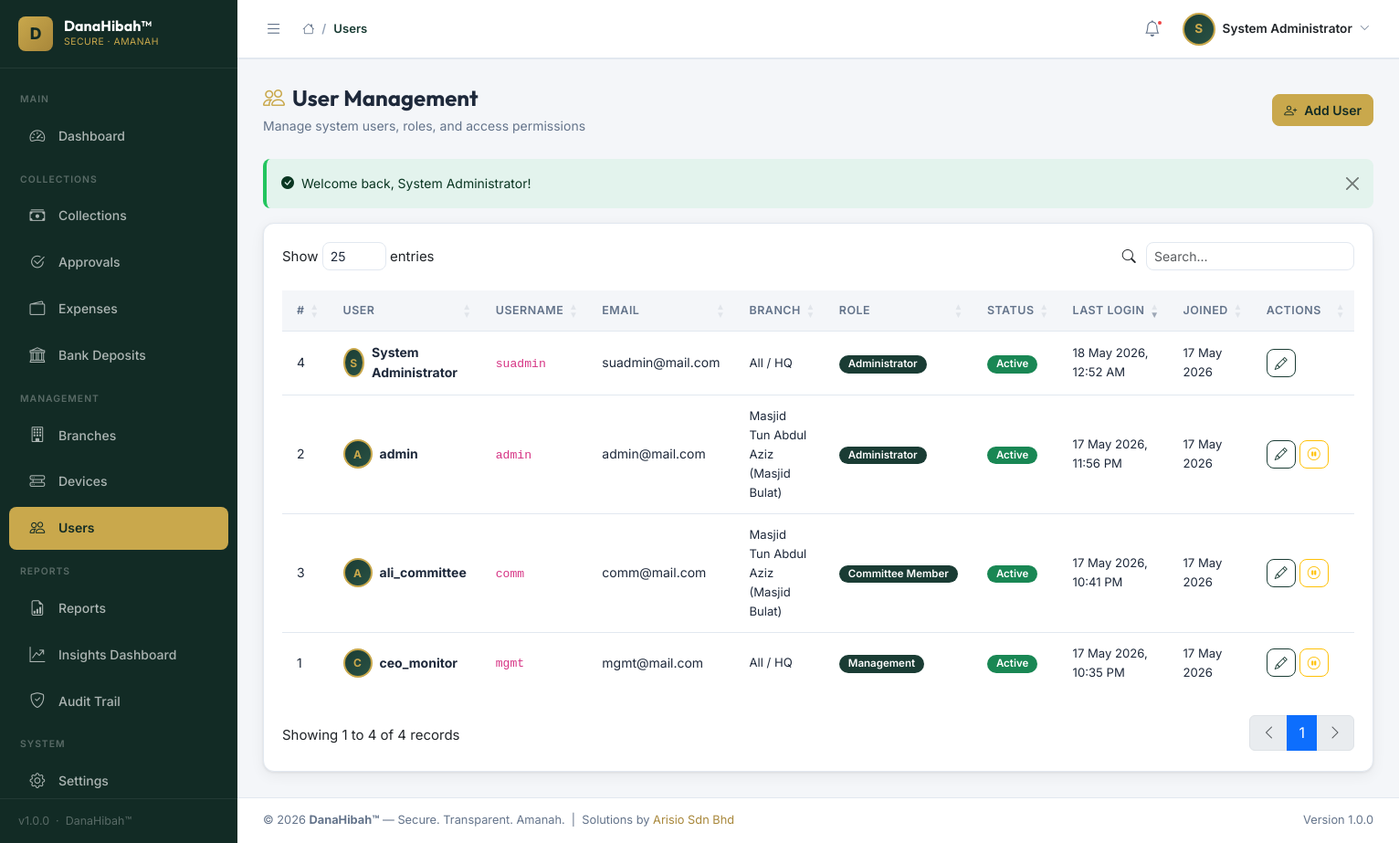
The app's page /modules/users/index.php (signed in) with its own data.
### tables this page shows
CREATE TABLE IF NOT EXISTS `users` (
  `id` int(10) unsigned NOT NULL AUTO_INCREMENT,
  `role_id` int(10) unsigned NOT NULL DEFAULT 2,
  `branch_id` int(10) unsigned DEFAULT NULL,
  `full_name` varchar(150) NOT NULL,
  `username` varchar(80) NOT NULL,
  `email` varchar(150) NOT NULL,
  `phone` varchar(20) DEFAULT NULL,
  `password` varchar(255) NOT NULL,
  `avatar` varchar(255) DEFAULT NULL,
  `status` enum('active','inactive') DEFAULT 'active',
  `last_login` datetime DEFAULT NULL,
  `created_by` int(10) unsigned DEFAULT NULL,
  `updated_by` int(10) unsigned DEFAULT NULL,
  `created_at` datetime DEFAULT current_timestamp(),
  `updated_at` datetime DEFAULT current_timestamp() ON UPDATE current_timestamp(),
  `deleted_at` datetime DEFAULT NULL,
  PRIMARY KEY (`id`),
  UNIQUE KEY `username` (`username`),
  UNIQUE KEY `email` (`email`),
  KEY `role_id` (`role_id`),
  KEY `fk_user_branch` (`branch_id`),
  CONSTRAINT `fk_user_branch` FOREIGN KEY (`branch_id`) REFERENCES `branches` (`id`) ON DELETE SET NULL,
  CONSTRAINT `users_ibfk_1` FOREIGN KEY (`role_id`) REFERENCES `roles` (`id`)
);

CREATE TABLE IF NOT EXISTS `roles` (
  `id` int(10) unsigned NOT NULL AUTO_INCREMENT,
  `name` varchar(50) NOT NULL,
  `label` varchar(100) NOT NULL,
  `description` text DEFAULT NULL,
  `created_at` datetime DEFAULT current_timestamp(),
  `updated_at` datetime DEFAULT current_timestamp() ON UPDATE current_timestamp(),
  PRIMARY KEY (`id`),
  UNIQUE KEY `name` (`name`)
);

CREATE TABLE IF NOT EXISTS `branches` (
  `id` int(10) unsigned NOT NULL AUTO_INCREMENT,
  `name` varchar(200) NOT NULL,
  `code` varchar(20) DEFAULT NULL,
  `type` enum('masjid','surau','wakaf','ngo','other') DEFAULT 'masjid',
  `address` text DEFAULT NULL,
  `city` varchar(100) DEFAULT NULL,
  `state` varchar(100) DEFAULT NULL,
  `postcode` varchar(10) DEFAULT NULL,
  `pic_name` varchar(150) DEFAULT NULL,
  `pic_phone` varchar(20) DEFAULT NULL,
  `pic_email` varchar(150) DEFAULT NULL,
  `status` enum('active','inactive') DEFAULT 'active',
  `created_by` int(10) unsigned DEFAULT NULL,
  `updated_by` int(10) unsigned DEFAULT NULL,
  `created_at` datetime DEFAULT current_timestamp(),
  `updated_at` datetime DEFAULT current_timestamp() ON UPDATE current_timestamp(),
  `deleted_at` datetime DEFAULT NULL,
  PRIMARY KEY (`id`),
  UNIQUE KEY `code` (`code`)
);

### includes/auth.php (called while the page is built, shortened)
<?php
require_once __DIR__ . '/functions.php';
function is_super_admin() {
    return isset($_SESSION['user_role']) && $_SESSION['user_role'] == 1 && empty($_SESSION['user_branch_id']);
}

### modules/users/index.php (the view, shortened to what this page needs)
<?php
require_once __DIR__ . '/../../includes/db_connect.php';
require_once __DIR__ . '/../../includes/functions.php';
require_once __DIR__ . '/../../includes/auth.php';
$users = db_fetch_all($conn,
    "SELECT u.*, r.label AS role_label, b.name AS branch_name
     FROM users u
     LEFT JOIN roles r ON r.id = u.role_id
     LEFT JOIN branches b ON b.id = u.branch_id
     WHERE u.deleted_at IS NULL AND " . get_branch_filter('u.') . "
     ORDER BY u.created_at DESC",
    '', []);
include INCLUDES_PATH . 'header.php';
?>
<div class="page-header d-flex align-items-center justify-content-between flex-wrap gap-3">
    <div>
        <h1 class="page-title"><i class="bi bi-people me-2" style="color:var(--gold);"></i>User Management</h1>
        <p class="page-subtitle">Manage system users, roles, and access permissions</p>
    </div>
    <a href="add.php" class="btn btn-gold">
        <i class="bi bi-person-plus me-2"></i>Add User
    </a>
</div>
<div class="card">
    <div class="card-body p-0">
        <div class="table-responsive">
            <table class="table mb-0" id="usersTable">
                <thead>
                    <tr>
                        <th>#</th>
                        <th>User</th>
                        <th>Username</th>
                        <th>Email</th>
                        <th>Branch</th>
                        <th>Role</th>
                        <th>Status</th>
                        <th>Last Login</th>
                        <th>Joined</th>
                        <th style="width:120px;">Actions</th>
                    </tr>
                </thead>
                <tbody>
                    <?php foreach ($users as $i => $u): ?>
                    <tr>
                        <td><?= $i + 1 ?></td>
                        <td>
                            <div class="d-flex align-items-center gap-2">
                                <div class="user-avatar-placeholder" style="width:32px;height:32px;font-size:.75rem;">
                                    <?= strtoupper(substr($u['full_name'],0,1)) ?>
                                </div>
                                <strong><?= e($u['full_name']) ?></strong>
                            </div>
                        </td>
                        <td><code style="font-size:.82rem;"><?= e($u['username']) ?></code></td>
                        <td><?= e($u['email']) ?></td>
                        <td style="font-size:.82rem;"><?= e($u['branch_name'] ?? 'All / HQ') ?></td>
                        <td>
                            <span class="badge" style="background:var(--primary);font-size:.72rem;">
                                <?= e($u['role_label'] ?? '—') ?>
                            </span>
                        </td>
                        <td><?= status_badge($u['status']) ?></td>
                        <td style="font-size:.82rem;"><?= $u['last_login'] ? format_datetime($u['last_login']) : '<span class="text-muted">Never</span>' ?></td>
                        <td style="font-size:.82rem;"><?= format_date($u['created_at']) ?></td>
                        <td>
                            <div class="d-flex gap-1">
                                <a href="edit.php?id=<?= (int)$u['id'] ?>" class="btn btn-sm btn-outline-primary" title="Edit">
                                    <i class="bi bi-pencil"></i>
                                </a>
                                <?php if ($u['id'] != $_SESSION['user_id']): ?>
                                <a href="toggle_status.php?id=<?= (int)$u['id'] ?>&csrf=<?= csrf_token() ?>"
                                   class="btn btn-sm btn-outline-<?= $u['status']==='active'?'warning':'success' ?>"
                                   title="<?= $u['status']==='active'?'Deactivate':'Activate' ?>">
                                    <i class="bi bi-<?= $u['status']==='active'?'pause-circle':'play-circle' ?>"></i>
                                </a>
                                <?php endif; ?>
                            </div>
                        </td>
                    </tr>
                    <?php endforeach; ?>
                </tbody>
            </table>
        </div>
    </div>
</div>
<?php
include INCLUDES_PATH . 'footer.php';
?>

### includes/functions.php (shortened to what this page needs)
<?php
function e($str) {
    return htmlspecialchars((string)$str, ENT_QUOTES, 'UTF-8');
}
function csrf_token() {
    return $_SESSION['csrf_token'];
}
function get_flash() {
    if (!empty($_SESSION['flash'])) {
        $flash = $_SESSION['flash'];
        return $flash;
    }
    return null;
}
function show_flash() {
    $flash = get_flash();
    if ($flash) {
        $type = $flash['type'];
        $icon = match($type) {
            'success' => 'bi-check-circle-fill',
            'danger'  => 'bi-x-circle-fill',
            'warning' => 'bi-exclamation-triangle-fill',
            default   => 'bi-info-circle-fill'
        };
        echo '<div class="alert alert-' . e($type) . ' alert-dismissible fade show d-flex align-items-center gap-2 flash-message" role="alert">';
        echo '<i class="bi ' . e($icon) . '"></i>';
        echo '<span>' . e($flash['message']) . '</span>';
        echo '<button type="button" class="btn-close" data-bs-dismiss="alert"></button>';
        echo '</div>';
    }
}
function db_query($conn, $sql, $types = '', $params = []) {
    $stmt = mysqli_prepare($conn, $sql);
    mysqli_stmt_execute($stmt);
    return $stmt;
}
function db_fetch_all($conn, $sql, $types = '', $params = []) {
    $stmt = db_query($conn, $sql, $types, $params);
    $result = mysqli_stmt_get_result($stmt);
    $rows = [];
    while ($row = mysqli_fetch_assoc($result)) {
        $rows[] = $row;
    }
    return $rows;
}
function format_date($datetime, $format = 'd M Y') {
    return date($format, strtotime($datetime));
}
function format_datetime($datetime) {
    return format_date($datetime, 'd M Y, h:i A');
}
function status_badge($status) {
    $map = [
        'active'    => ['success', 'Active'],
        'inactive'  => ['secondary', 'Inactive'],
        'pending'   => ['warning', 'Pending'],
        'approved'  => ['success', 'Approved'],
        'rejected'  => ['danger', 'Rejected'],
        'collected' => ['info', 'Collected'],
        'verified'  => ['primary', 'Verified'],
        'banked'    => ['success', 'Banked'],
        'online'    => ['success', 'Online'],
        'offline'   => ['danger', 'Offline'],
        'tampered'  => ['danger', 'Tampered'],
    ];
    $s = strtolower($status);
    [$cls, $label] = $map[$s] ?? ['secondary', ucfirst($s)];
    return '<span class="badge bg-' . $cls . '">' . $label . '</span>';
}
function get_branch_filter($prefix = '', $column = 'branch_id') {
    if (is_super_admin() || is_management()) {
        return " 1=1 ";
    }
    $branch_id = (int)($_SESSION['user_branch_id'] ?? 0);
    return " {$prefix}{$column} = $branch_id ";
}

### records on screen
users: full_name "C", full_name "ceo_monitor", username "mgmt", email "mgmt@mail.com", branch_name "All / HQ", role.label "Management", last_login "17 May 2026, 10:35 PM", created_at "17 May 2026"
users: full_name "A", full_name "admin", username "admin", email "admin@mail.com", branch.name "Masjid Tun Abdul Aziz (Masjid Bulat)", role.label "Administrator", last_login "17 May 2026, 11:56 PM", created_at "17 May 2026"
users: full_name "A", full_name "ali_committee", username "comm", email "comm@mail.com", branch.name "Masjid Tun Abdul Aziz (Masjid Bulat)", role.label "Committee Member", last_login "17 May 2026, 10:41 PM", created_at "17 May 2026"
users: full_name "S", full_name "System Administrator", username "suadmin", email "suadmin@mail.com", branch_name "All / HQ", role.label "Administrator", last_login "18 May 2026, 12:52 AM", created_at "17 May 2026"

### other values on screen
APP_VERSION "1.0.0"
APP_NAME "DanaHibah™"
$crumb['label'] "Users"
$initials "S"
$user_name "System Administrator"
$flash['message'] "Welcome back, System Administrator!"
